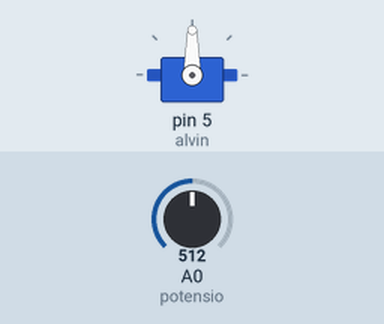
A sketch run on a simulated Arduino Uno, built with avr-gcc and run on an emulated ATmega328P. Shown: servo. Inputs (shaded band) come from the test bench; at power-on: A0 (potensio) = 512.

Above: at 1.2 s.
1.3 s: A0 (potensio) set to 716
At 1.8 s:
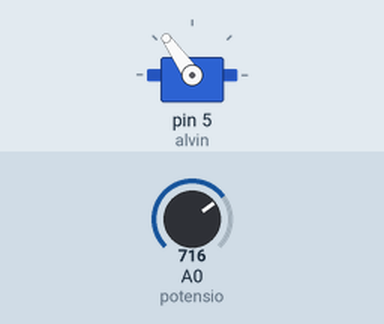
2.8 s: A0 (potensio) set to 900
At 3.1 s:
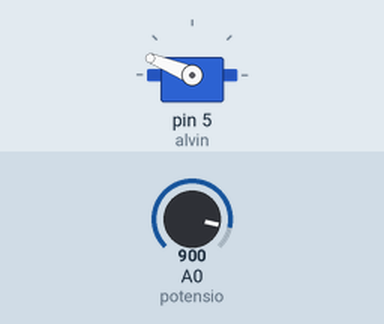
4.3 s: A0 (potensio) set to 1023
At 5.5 s:
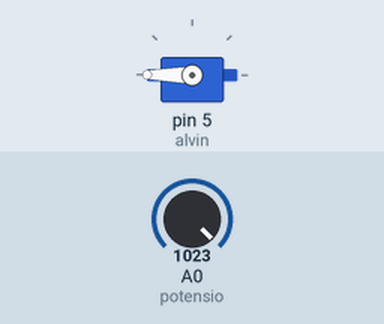
5.8 s: A0 (potensio) set to 306
At 6.8 s:
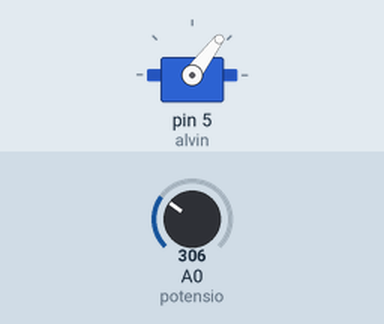
7.3 s: A0 (potensio) set to 122
At 8.1 s:
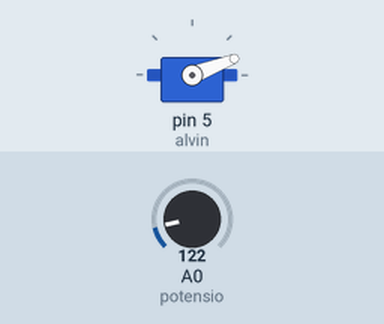
Timing chart, 0 to 9.8 s (numbered marks = the images above; inputs shaded):
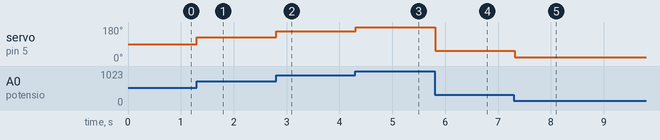

The sketch:

Analog_Read_Write_dengan_Potensiometer_dan_Servo.ino
```cpp
#include <Servo.h>

int potensio = A0;
int resistansi = 0;
float voltage = 0;

Servo alvin;

void setup() {
  alvin.attach(5);
}

void loop() {

  resistansi = analogRead(potensio);


  int angle = map(resistansi, 0, 1023, 0, 180);

  alvin.write(angle);

  delay(100);
}
```

Measured:
- after the input at 1.3 s, servo on pin 5 (alvin): 90° → 125° at once
- after the input at 2.8 s, servo on pin 5 (alvin): 125° → 158° at once
- after the input at 4.3 s, servo on pin 5 (alvin): 158° → 180° at once
- after the input at 5.8 s, servo on pin 5 (alvin): 180° → 53° at once
- after the input at 7.3 s, servo on pin 5 (alvin): 53° → 21° at once
